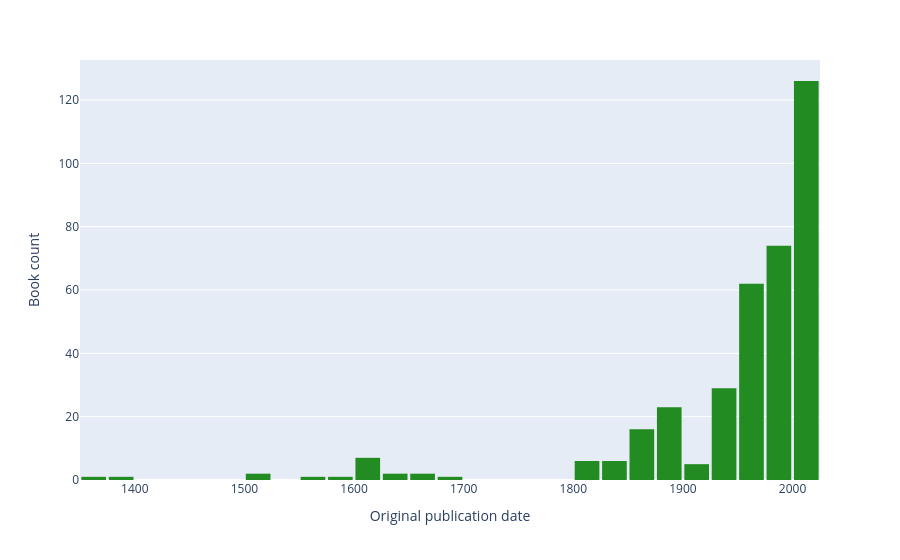

Notebook code cell kept with this figure:
### Markdown cell above
The map shows I have some clear blindspots in Eastern Europe, Central Asia, South-East Asia, and non-Anglophone Africa.

An important nuance to add is that this is based on author nationalities, not the topic they write about. This cuts both ways:
 - I actually read multiple books about Haiti, but these were written by Cuban and Trinidadian authors. As a result, Haiti remains uncoloured.
 - Although I've read a number of books from authors with Polish nationalities, none of them are *about* or even *set in* Poland. Instead, the Witcher series is fantasy and the two books by Ryszard Kapuściński I read were about Ethiopia and Iran, respectively.

Nonetheless, it's a useful tool to reflect on whose voices I listen to by default and which ones I should work harder to find.
<br>
<br>

#### Timeline
Following the author nationality analysis, I thought I would do something similar in the dimension of time, instead of space. I decided to use the original publication date of books I read, since that says more about when it was written then the publication date of the specific edition I owned:

### Code cell
#Create original publication date histogram function
def create_original_publication_date_histogram(book_sheet_df):
    original_publication_date_fig=px.histogram(
        data_frame=book_sheet_df['Original publication date'],
        color_discrete_sequence=['forestgreen'])
    original_publication_date_fig.update_traces(
        hovertemplate=None,
        xbins={
        #I decided to start the histogram in the year 1300, since the data becomes too intermittent after that date
        # for me to present it in an interesting way
        'start':1300,
        'end':2025,
        'size':25})
    original_publication_date_fig.update_layout(
        showlegend=False,
        xaxis_title='Original publication date',
        yaxis_title='Book count',
        bargap=0.1,
        hovermode='x',
        hoverlabel={
            'bgcolor':'aliceblue',
            'font_size':16
        })
    return original_publication_date_fig

#Run the function
original_publication_date_fig=create_original_publication_date_histogram(
    book_sheet_df=book_sheet_df
)
original_publication_date_fig.show()

### Figure 1 — Plotly figure (JSON) as saved in the notebook; plotly's stock layout.template omitted (floating-point values rounded to 4 significant figures; data arrays with more than 128 entries replaced by an {"elided": "..."} marker saying what was removed)
{"data": [{"bingroup": "x", "legendgroup": "Original publication date", "marker": {"color": "forestgreen", "pattern": {"shape": ""}}, "name": "Original publication date", "orientation": "v", "showlegend": true, "type": "histogram", "x": {"elided": "375 int values"}, "xaxis": "x", "xbins": {"end": 2025, "size": 25, "start": 1300}, "yaxis": "y"}], "layout": {"bargap": 0.1, "barmode": "relative", "hoverlabel": {"bgcolor": "aliceblue", "font": {"size": 16}}, "hovermode": "x", "legend": {"title": {"text": "variable"}, "tracegroupgap": 0}, "margin": {"t": 60}, "showlegend": false, "xaxis": {"anchor": "y", "domain": [0, 1], "title": {"text": "Original publication date"}}, "yaxis": {"anchor": "x", "domain": [0, 1], "title": {"text": "Book count"}}}}
